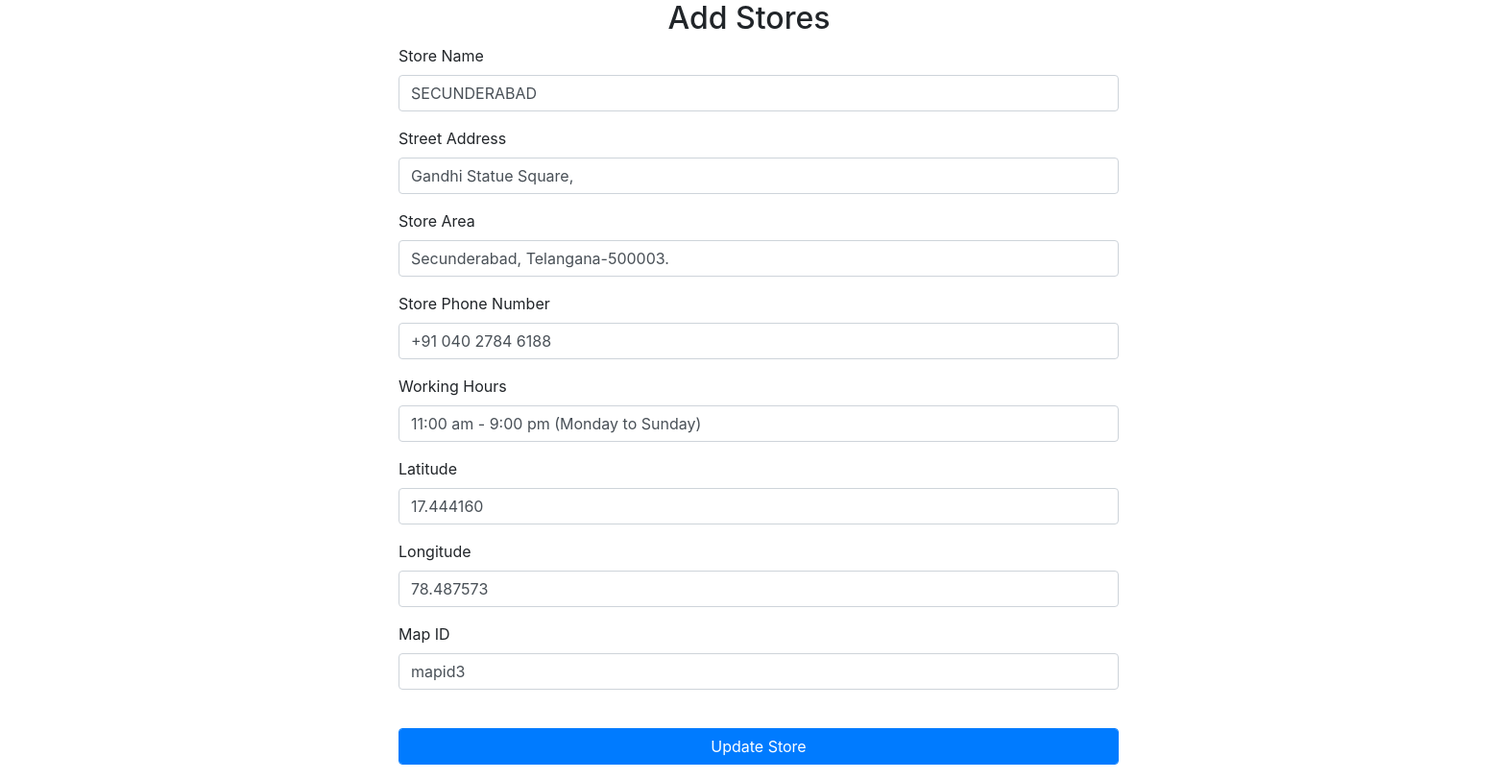
The page /Views/addStore.php?updateId=3 on the database its author committed.
### tables this page shows
CREATE TABLE `stores` (
  `Store_id` int(10) NOT NULL,
  `Store_Name` varchar(100) NOT NULL,
  `Street_address` varchar(200) NOT NULL,
  `Store_area` varchar(200) NOT NULL,
  `Store_Phone_Number` varchar(25) NOT NULL,
  `working_hours` varchar(100) NOT NULL,
  `Latitude` decimal(8,6) NOT NULL,
  `Longitude` decimal(8,6) NOT NULL,
  `map_id` varchar(10) NOT NULL,
  `created_on` date NOT NULL,
  `updated_on` date NOT NULL
);

### Model/StoreModel.php (called while the page is built, shortened)
<?php
class StoreModel extends database_connection{
    public function getStoreById($Store_id){
        $store = array();
		$sql = "SELECT * FROM stores WHERE `Store_id`='$Store_id'";
		$link = $this->db_connect();
        $result = $link->query($sql);
        if($result){
            while ($row = $result->fetch(PDO::FETCH_ASSOC)) {
                $store[] = $row;
            }
        }
        return $store;
	}
}
?>

### Controller/StoreController.php (called while the page is built, shortened)
<?php
require('../Model/StoreModel.php');
     function getStoreById($Store_id){
        $getModel = new StoreModel();
        $result = $getModel->getStoreById($Store_id);
        return $result;
    }
?>

### Views/addStore.php (the view, shortened to what this page needs)
<?php
require('../Controller/StoreController.php');
if (isset($_GET['updateId'])) {
$Store_id = $_GET['updateId'];
$Store = getStoreById($Store_id);
$Store_Name = $Store[0]['Store_Name'];
$Street_address = $Store[0]['Street_address'];
$Store_area = $Store[0]['Store_area'];
$Store_Phone_Number = $Store[0]['Store_Phone_Number'];
$working_hours = $Store[0]['working_hours'];
$Latitude = $Store[0]['Latitude'];
$Longitude = $Store[0]['Longitude'];
$map_id = $Store[0]['map_id'];
}
?>
<!DOCTYPE html>
<html lang="en">
<head>
    <link rel="stylesheet" href="../css/bootstrap.min.css">
</head>
<body>
    <h2 class="text-center">Add Stores</h2>
    <div class="center">
    <div class="panel-body">
            <form  action="addStoreProc.php" class="form-horizontal" enctype="multipart/form-data" >
              <div class="form-group">
                <label class="col-md-3 control-label">Store Name </label>
                <div class="col-md-6">
                  <input type="text" class="form-control" name="Store_Name" value="<?= isset($Store_Name)?($Store_Name):'' ?>" required>
                </div>
              </div>
              <div class="form-group">
                <label class="col-md-3 control-label"> Street Address </label>
                <div class="col-md-6">
                  <input type="text" class="form-control" name="Street_address" value="<?= isset($Street_address)?($Street_address):'' ?>" required>
                </div>
              </div>
              <div class="form-group">
                <label class="col-md-3 control-label"> Store Area </label>
                <div class="col-md-6">
                  <input type="text" class="form-control" name="Store_area" value="<?= isset($Store_area)?($Store_area):'' ?>" required>
                </div>
              </div>
              <div class="form-group">
                <label class="col-md-3 control-label"> Store Phone Number </label>
                <div class="col-md-6">
                  <input type="text" class="form-control" name="Store_Phone_Number" value="<?= isset($Store_Phone_Number)?($Store_Phone_Number):'' ?>" required>
                </div>
              </div>
              <div class="form-group">
                <label class="col-md-3 control-label"> Working Hours </label>
                <div class="col-md-6">
                  <input type="text" class="form-control" name="working_hours" value="<?= isset($working_hours)?($working_hours):'' ?>" required>
                </div>
              </div>
            <div class="form-group">
                <label class="col-md-3 control-label"> Latitude </label>
                <div class="col-md-6">
                    <input type="text" class="form-control" name="Latitude" value="<?= isset($Latitude)?($Latitude):'' ?>" required>
                </div>
            </div>
                <div class="form-group">
                <label class="col-md-3 control-label"> Longitude </label>
                <div class="col-md-6">
                <input type="text" class="form-control" name="Longitude" value="<?= isset($Longitude)?($Longitude):'' ?>" required>
                </div>
                </div>
                <div class="form-group">
                <label class="col-md-3 control-label"> Map ID </label>
                <div class="col-md-6">
                <input type="text" class="form-control" name="map_id" value="<?= isset($map_id)?($map_id):'' ?>" required>
                </div>
                </div>
              <div class="form-group">
                <div class="col-md-6">
                  <input class="btn btn-primary form-control" type="submit" name="<?=isset($Store_Name)? 'update':'add' ?>" value = "<?=isset($Store_Name)?'Update Store':'Add Store' ?>">
                </div>
              </div>
            </form>
          </div>
        </div>
</body>
</html>

### Views/addStore.php (style rules this page uses)
.center { width: 100%; margin: 0 400px; }

### rows shown on the page
stores: Store_Name "SECUNDERABAD", Street_address "Gandhi Statue Square,", Store_area "Secunderabad, Telangana-500003.", Store_Phone_Number "+91 040 2784 6188", working_hours "11:00 am - 9:00 pm (Monday to Sunday)", Latitude "17.444160", Longitude "78.487573", map_id "mapid3"
